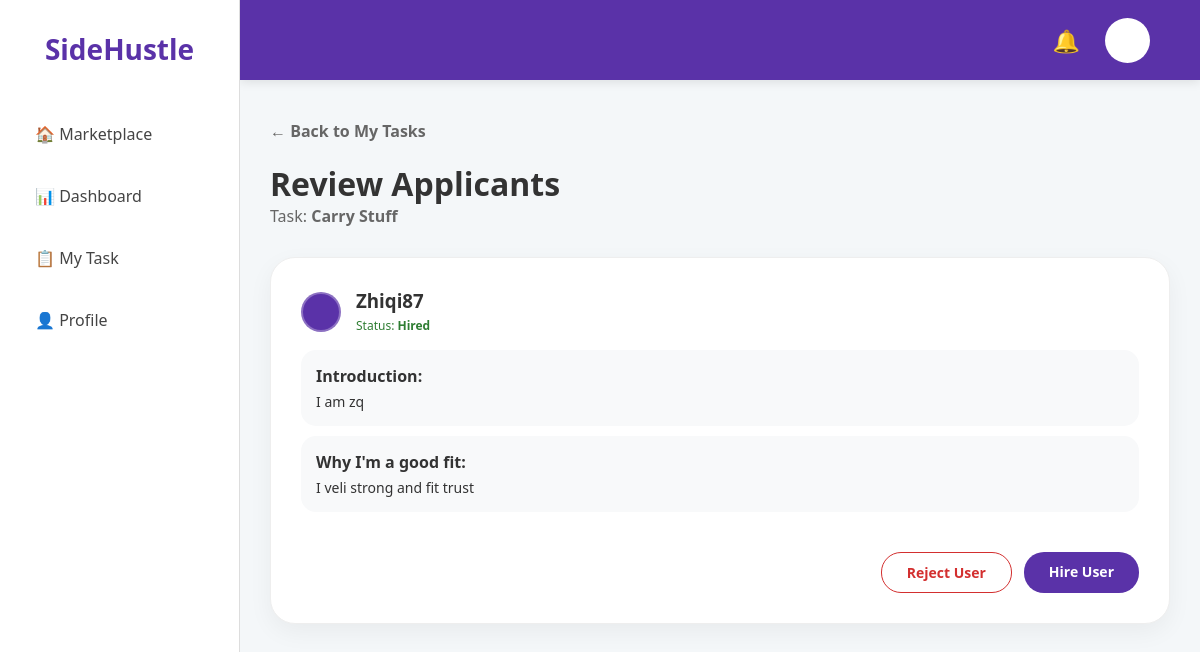
Page /view-applicants/1 (signed in) on the earlier database version.
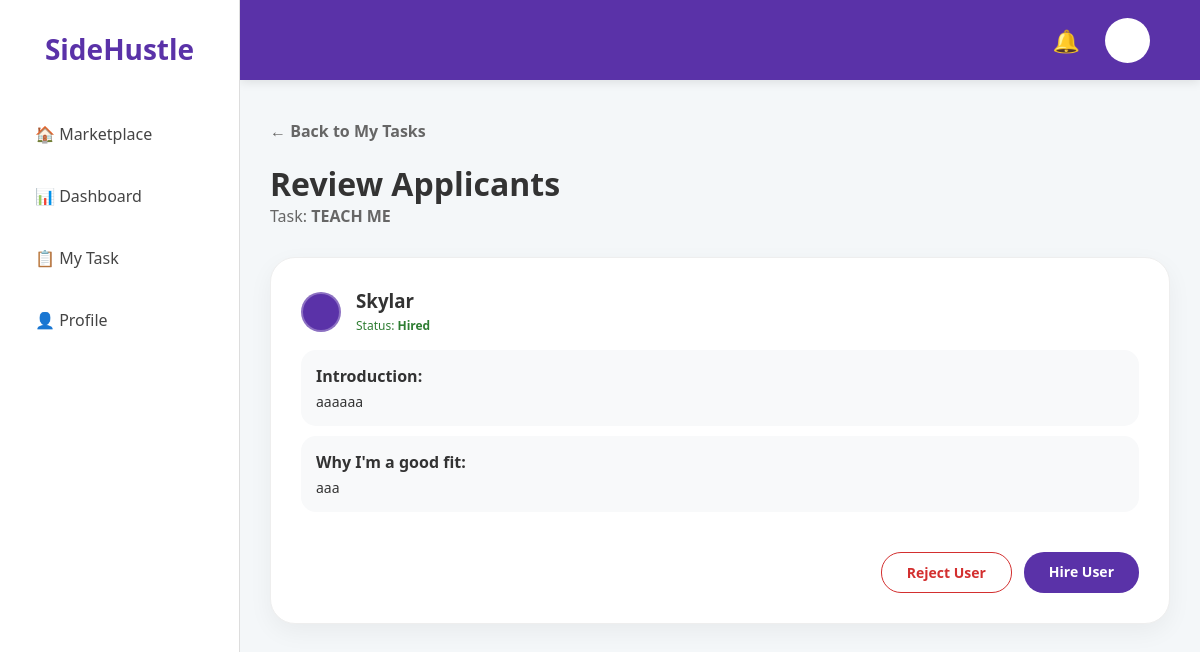
Same page on the later database version.
### app.py (models this page shows, shortened)
class Task(db.Model):
    id = db.Column(db.Integer, primary_key=True)
    title = db.Column(db.String(100), nullable=False)
    price = db.Column(db.Float, nullable=False)
    description = db.Column(db.Text, nullable=False)
    category = db.Column(db.String(50), nullable=False)
    status = db.Column(db.String(20), default='Available')
    user = db.Column(db.String(50), default='Ali')
    rating = db.Column(db.Float, default=4.9)
    urgent = db.Column(db.Boolean, default=False)
    deadline = db.Column(db.String(50))
    capacity = db.Column(db.Integer, default=1)
    tasker = db.Column(db.String(50)) # Stores the username of the person hired
    progress = db.Column(db.Integer, default=0) # Stores 0, 25, 50, 75, or 100

class Application(db.Model):
    id = db.Column(db.Integer, primary_key=True)
    task_id = db.Column(db.Integer, db.ForeignKey('task.id'), nullable=False)
    applicant_username = db.Column(db.String(50), nullable=False)
    intro = db.Column(db.Text)
    reason = db.Column(db.Text)
    status = db.Column(db.String(20), default='Pending')

### app.py (the view)
@app.route('/view-applicants/<int:task_id>')
def view_applicants(task_id):
    if 'user_id' not in session:
        return redirect(url_for('login'))
    task = Task.query.get_or_404(task_id)
    apps = Application.query.filter_by(task_id=task_id).all()
    return render_template('view_applicants.html', task=task, apps=apps)

### app.py (called while the page is built)
@app.context_processor
def inject_notifications():
    if 'user_id' in session:
        current_user = User.query.get(session['user_id'])
        if current_user:
            user_notifications = Notification.query.filter_by(user_id=current_user.id).order_by(Notification.id.desc()).limit(5).all()
            return dict(notifications=user_notifications)
        else:
            session.pop('user_id', None)
    return dict(notifications=[])

### templates/view_applicants.html (shortened to what this page needs)
<!DOCTYPE html>
<html>
<head>
    <link rel="stylesheet" href="{{ url_for('static', filename='style.css') }}">
</head>
<body>
        {% extends "base.html" %}
        {% block content %}
            <a href="{{ url_for('my_task') }}" class="back-link">← Back to My Tasks</a>
            <h1 style="margin-top: 20px;">Review Applicants</h1>
            <p style="color: #666; margin-bottom: 30px;">Task: <strong>{{ task.title }}</strong></p>
            {% if not apps %}
                <div class="card" style="text-align: center; padding: 50px;">
                    <p>No one has applied for this task yet :P </p>
                </div>
            {% else %}
                <div style="display: flex; flex-direction: column; gap: 20px;">
                    {% for app in apps %}
                        <div class="card" style="min-height: auto;">
                            <div style="display: flex; align-items: center; gap: 15px; margin-bottom: 15px;">
                                <div class="profile-circle" style="background: #5a32a8; width: 40px; height: 40px;"></div>
                                <div>
                                    <h3 style="margin: 0;">{{ app.applicant_username }}</h3>
                                    <span style="font-size: 12px; color: {% if app.status == 'Rejected' %}#d32f2f{% elif app.status == 'Hired' %}#2e7d32{% else %}#888{% endif %};">
                                        Status: <strong>{{ app.status }}</strong>
                                    </span>
                                </div>
                            </div>
                        <div style="background: #f8f9fa; padding: 15px; border-radius: 15px; margin-bottom: 10px;">
                            <strong>Introduction:</strong>
                            <p style="font-size: 14px; margin-top: 5px;">{{ app.intro }}</p>
                        </div>
                        <div style="background: #f8f9fa; padding: 15px; border-radius: 15px; margin-bottom: 20px;">
                            <strong>Why I'm a good fit:</strong>
                            <p style="font-size: 14px; margin-top: 5px;">{{ app.reason }}</p>
                        </div>
                    <div style="display: flex; justify-content: flex-end; gap: 12px; margin-top: 20px;">
                        <a href="{{ url_for('reject_applicant', app_id=app.id) }}" class="btn-reject">Reject User</a>
                        <a href="{{ url_for('hire_applicant', app_id=app.id) }}" class="btn-hire">Hire User</a>
                    </div>
                    </div>
                    {% endfor %}
                </div>
            {% endif %}
        {% endblock %}

Differences in the rows shown:
changed Task: title "Carry Stuff" → "TEACH ME"
changed Application "Hired": applicant_username "Zhiqi87" → "Skylar"; intro "I am zq" → "aaaaaa"; reason "I veli strong and fit trust" → "aaa"
